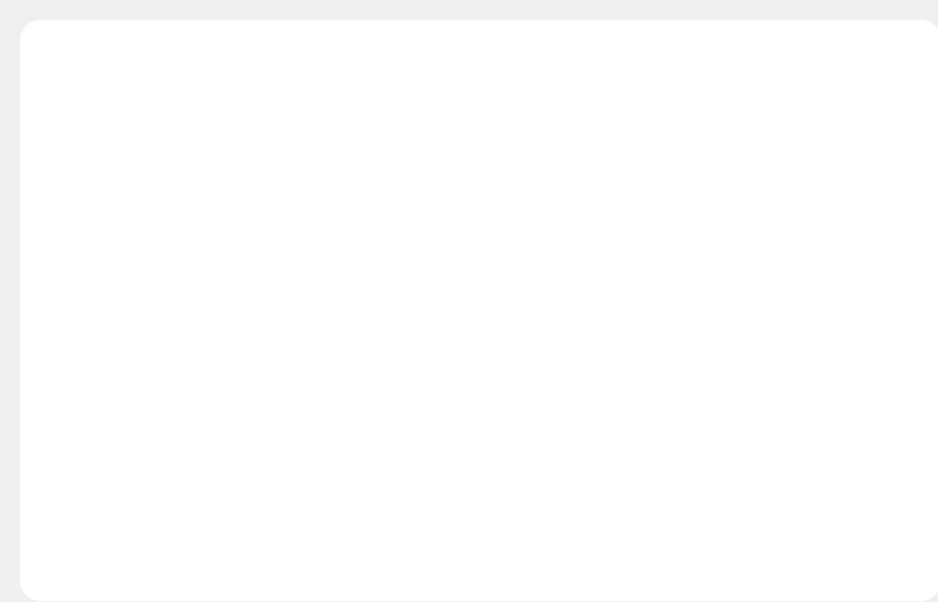
<?xml version="1.0" encoding="UTF-8"?>
<ui version="4.0">
 <class>Form</class>
 <widget class="QWidget" name="Form">
  <property name="geometry">
   <rect>
    <x>0</x>
    <y>0</y>
    <width>938</width>
    <height>602</height>
   </rect>
  </property>
  <property name="windowTitle">
   <string>Form</string>
  </property>
  <widget class="QFrame" name="frame">
   <property name="geometry">
    <rect>
     <x>20</x>
     <y>20</y>
     <width>921</width>
     <height>581</height>
    </rect>
   </property>
   <property name="styleSheet">
    <string notr="true">#frame{
border-radius:20px;
	background-color: rgb(255, 255, 255);
}</string>
   </property>
   <property name="frameShape">
    <enum>QFrame::StyledPanel</enum>
   </property>
   <property name="frameShadow">
    <enum>QFrame::Raised</enum>
   </property>
   <widget class="QPushButton" name="pushButton_3">
    <property name="geometry">
     <rect>
      <x>840</x>
      <y>20</y>
      <width>21</width>
      <height>21</height>
     </rect>
    </property>
    <property name="font">
     <font>
      <pointsize>17</pointsize>
      <weight>75</weight>
      <bold>true</bold>
     </font>
    </property>
    <property name="styleSheet">
     <string notr="true">QPushButton{
	border:none;
}
QPushButton:hover{
	padding-bottom:5px;
}</string>
    </property>
    <property name="text">
     <string/>
    </property>
    <property name="icon">
     <iconset>
      <normaloff>../images/winfo-icon-最小化_爱给网_aigei_com.png</normaloff>../images/winfo-icon-最小化_爱给网_aigei_com.png</iconset>
    </property>
   </widget>
   <widget class="QPushButton" name="pushButton_2">
    <property name="geometry">
     <rect>
      <x>860</x>
      <y>10</y>
      <width>41</width>
      <height>41</height>
     </rect>
    </property>
    <property name="styleSheet">
     <string notr="true">QPushButton{
	border:none;
}
QPushButton:hover{
	padding-bottom:5px;
}</string>
    </property>
    <property name="text">
     <string/>
    </property>
    <property name="icon">
     <iconset>
      <normaloff>../images/关闭(close)_爱给网_aigei_com.png</normaloff>../images/关闭(close)_爱给网_aigei_com.png</iconset>
    </property>
   </widget>
   <widget class="QLabel" name="label">
    <property name="geometry">
     <rect>
      <x>290</x>
      <y>60</y>
      <width>311</width>
      <height>101</height>
     </rect>
    </property>
    <property name="text">
     <string/>
    </property>
    <property name="pixmap">
     <pixmap>../images/截图20250715121425.png</pixmap>
    </property>
    <property name="scaledContents">
     <bool>true</bool>
    </property>
   </widget>
   <widget class="QLabel" name="label_2">
    <property name="geometry">
     <rect>
      <x>170</x>
      <y>420</y>
      <width>591</width>
      <height>131</height>
     </rect>
    </property>
    <property name="text">
     <string/>
    </property>
    <property name="pixmap">
     <pixmap>../images/截图20250715163726.png</pixmap>
    </property>
    <property name="scaledContents">
     <bool>true</bool>
    </property>
   </widget>
   <widget class="QLabel" name="label_3">
    <property name="geometry">
     <rect>
      <x>170</x>
      <y>160</y>
      <width>41</width>
      <height>41</height>
     </rect>
    </property>
    <property name="text">
     <string/>
    </property>
    <property name="pixmap">
     <pixmap>../images/截图20250715163942.png</pixmap>
    </property>
    <property name="scaledContents">
     <bool>true</bool>
    </property>
   </widget>
   <widget class="QLabel" name="label_4">
    <property name="geometry">
     <rect>
      <x>210</x>
      <y>150</y>
      <width>521</width>
      <height>261</height>
     </rect>
    </property>
    <property name="text">
     <string/>
    </property>
    <property name="pixmap">
     <pixmap>../images/截图20250715164826.png</pixmap>
    </property>
    <property name="scaledContents">
     <bool>true</bool>
    </property>
   </widget>
   <widget class="QTextEdit" name="answer">
    <property name="geometry">
     <rect>
      <x>230</x>
      <y>180</y>
      <width>481</width>
      <height>211</height>
     </rect>
    </property>
    <property name="styleSheet">
     <string notr="true">border:none;</string>
    </property>
    <property name="readOnly">
     <bool>true</bool>
    </property>
   </widget>
   <widget class="QTextEdit" name="question">
    <property name="geometry">
     <rect>
      <x>200</x>
      <y>450</y>
      <width>361</width>
      <height>81</height>
     </rect>
    </property>
    <property name="styleSheet">
     <string notr="true">border:none;</string>
    </property>
   </widget>
   <widget class="QPushButton" name="send">
    <property name="geometry">
     <rect>
      <x>700</x>
      <y>490</y>
      <width>41</width>
      <height>41</height>
     </rect>
    </property>
    <property name="styleSheet">
     <string notr="true">QPushButton{
	border:none;
}
QPushButton:hover{
	padding-bottom:5px;
}</string>
    </property>
    <property name="text">
     <string/>
    </property>
    <property name="icon">
     <iconset>
      <normaloff>../images/截图20250715165353.png</normaloff>../images/截图20250715165353.png</iconset>
    </property>
    <property name="iconSize">
     <size>
      <width>40</width>
      <height>40</height>
     </size>
    </property>
   </widget>
   <widget class="QPushButton" name="record">
    <property name="geometry">
     <rect>
      <x>200</x>
      <y>480</y>
      <width>41</width>
      <height>71</height>
     </rect>
    </property>
    <property name="styleSheet">
     <string notr="true">QPushButton{
	border:none;
}
QPushButton:hover{
	padding-bottom:5px;
}</string>
    </property>
    <property name="text">
     <string/>
    </property>
    <property name="icon">
     <iconset>
      <normaloff>../images/录音结束 (1).png</normaloff>../images/录音结束 (1).png</iconset>
    </property>
    <property name="iconSize">
     <size>
      <width>33</width>
      <height>33</height>
     </size>
    </property>
   </widget>
  </widget>
 </widget>
 <resources/>
 <connections>
  <connection>
   <sender>pushButton_3</sender>
   <signal>clicked()</signal>
   <receiver>Form</receiver>
   <slot>showMinimized()</slot>
   <hints>
    <hint type="sourcelabel">
     <x>860</x>
     <y>35</y>
    </hint>
    <hint type="destinationlabel">
     <x>810</x>
     <y>-5</y>
    </hint>
   </hints>
  </connection>
  <connection>
   <sender>pushButton_2</sender>
   <signal>clicked()</signal>
   <receiver>Form</receiver>
   <slot>close()</slot>
   <hints>
    <hint type="sourcelabel">
     <x>894</x>
     <y>34</y>
    </hint>
    <hint type="destinationlabel">
     <x>836</x>
     <y>1</y>
    </hint>
   </hints>
  </connection>
 </connections>
</ui>
